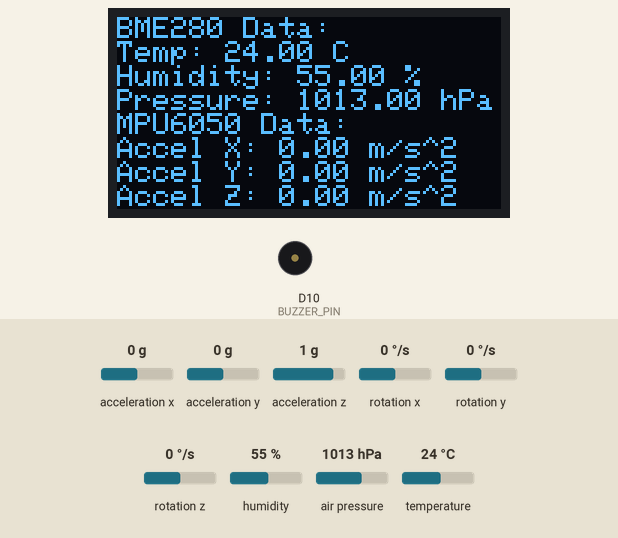
The program below on a simulated Adafruit Feather M0. Parts: 128×64 one-colour display, buzzer (waves = sounding, pin HIGH). The inputs (shaded band) are chosen by the test bench; at power-on: temperature 24 °C, acceleration x 0 g, acceleration y 0 g, acceleration z 1 g, humidity 55 %, air pressure 1013 hPa, rotation x 0 °/s, rotation y 0 °/s, rotation z 0 °/s. The display library's start-up logo is not drawn; what the program prints to the serial monitor is not drawn.

Above: at 3.2 s.
3.3 s: temperature set to 28 °C
At 4.6 s:
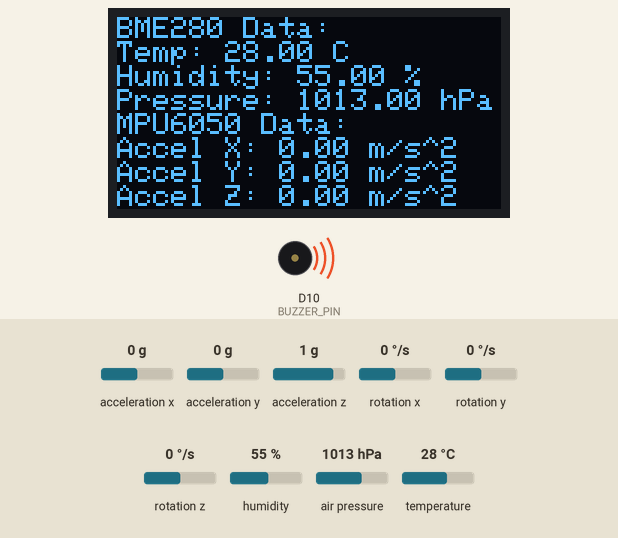
5.6 s: acceleration x set to -1.4 g
At 7.2 s:
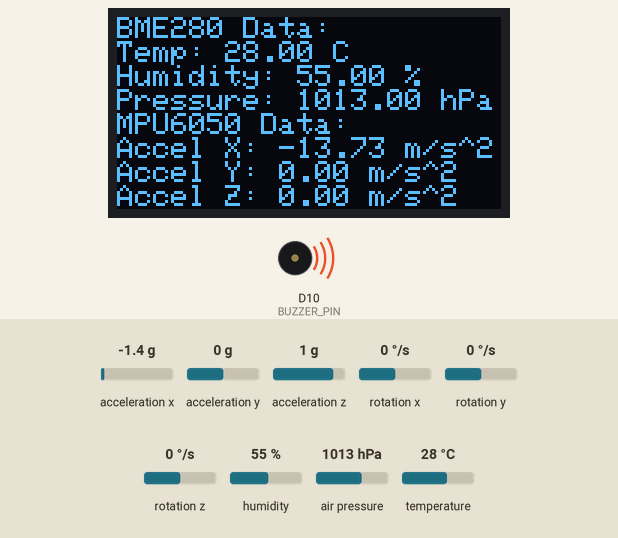
7.6 s: acceleration y set to -1.4 g
At 8.7 s:
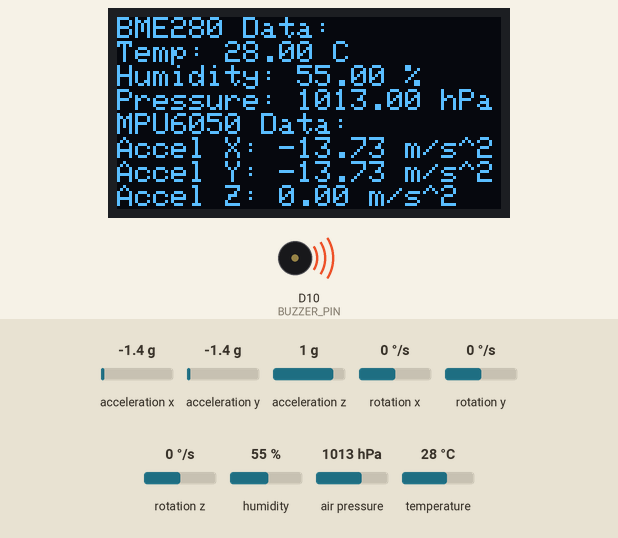
9.6 s: acceleration z set to -1.4 g
At 11.4 s:
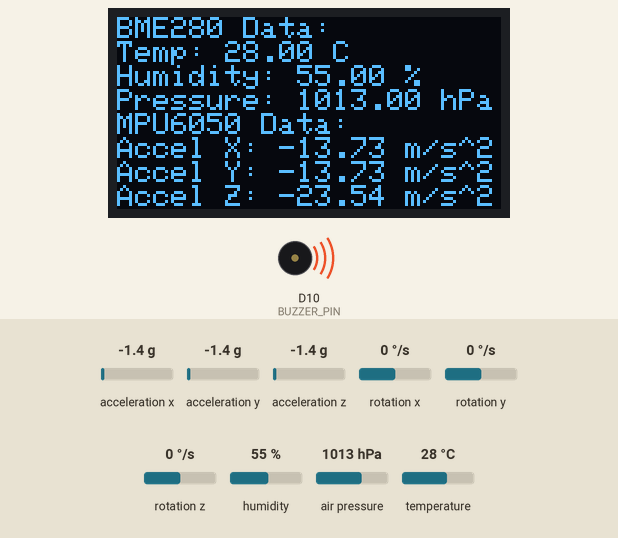
11.7 s: humidity set to 22 %
At 12.9 s:
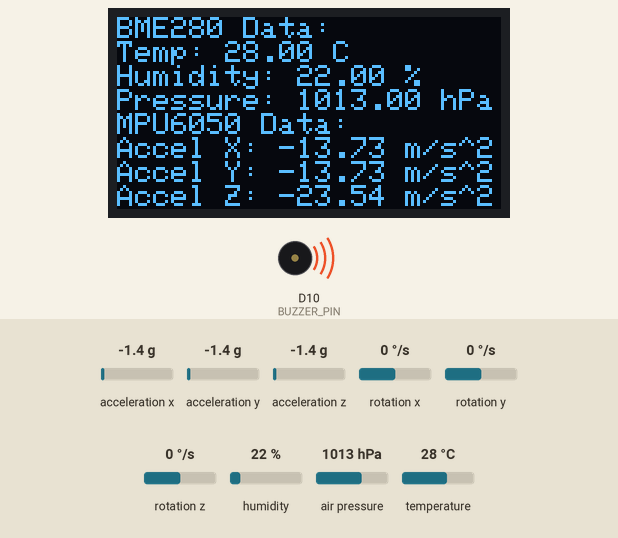
13.7 s: air pressure set to 952 hPa
At 15.6 s:
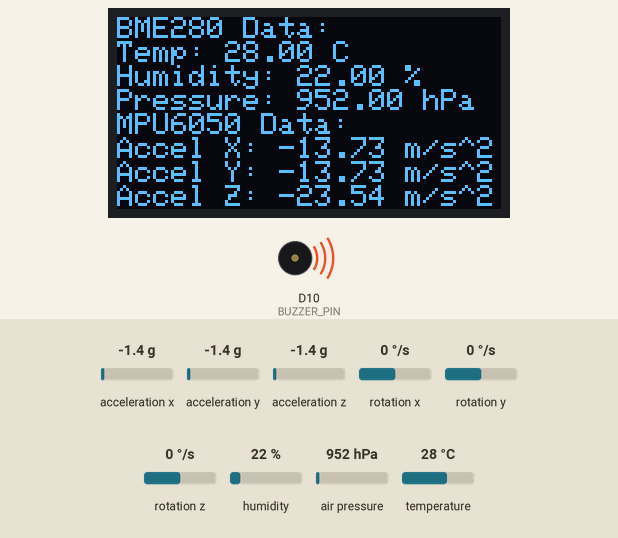
Timing chart, 0 to 16.7 s (numbered marks = the images above; inputs shaded):
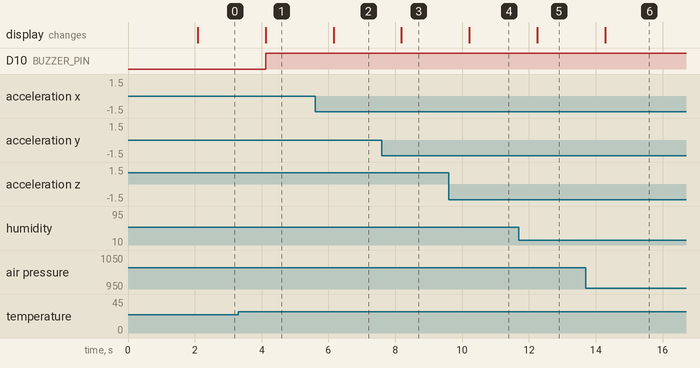

The program:

main.cpp
```cpp
#include <Wire.h>
#include <Adafruit_Sensor.h>
#include <Adafruit_BME280.h>
#include <Adafruit_MPU6050.h>
#include <Adafruit_GFX.h>
#include <Adafruit_SSD1306.h>

#define SCREEN_WIDTH 128 // OLED display width, in pixels
#define SCREEN_HEIGHT 64 // OLED display height, in pixels
#define OLED_RESET     -1 // Reset pin # (or -1 if sharing Arduino reset pin)
Adafruit_SSD1306 display(SCREEN_WIDTH, SCREEN_HEIGHT, &Wire, OLED_RESET);

#define BUZZER_PIN 10 // Define the buzzer pin
#define TEMP_THRESHOLD 24.0 // Temperature threshold in degrees Celsius

Adafruit_BME280 bme; // I2C
Adafruit_MPU6050 mpu;

float initialAccelX = 0.0;
float initialAccelY = 0.0;
float initialAccelZ = 0.0;

void setup() {
  Serial.begin(9600);

  // Initialize the buzzer pin
  pinMode(BUZZER_PIN, OUTPUT);

  // Initialize BME280
  if (!bme.begin(0x76)) {  // Change to 0x77 depending on your board
    Serial.println("Could not find a valid BME280 sensor, check wiring!");
    while (1);
  }

  // Initialize MPU6050
  if (!mpu.begin()) {
    Serial.println("Failed to find MPU6050 chip");
    while (1);
  }

  // Initialize OLED
  if(!display.begin(SSD1306_SWITCHCAPVCC, 0x3C)) { // Change address 0x3C or 0x3D depending on your display
    Serial.println(F("SSD1306 allocation failed"));
    for(;;);
  }
  display.display();
  delay(2000);
  display.clearDisplay();

  // Read and record initial accelerometer values
  sensors_event_t a, g, temp;
  mpu.getEvent(&a, &g, &temp);
  initialAccelX = a.acceleration.x;
  initialAccelY = a.acceleration.y;
  initialAccelZ = a.acceleration.z;
}

void loop() {
  // Read data from the BME280
  float temperature = bme.readTemperature();
  float humidity = bme.readHumidity();
  float pressure = bme.readPressure() / 100.0F;

  // Read data from the MPU6050 and adjust for initial values
  sensors_event_t a, g, temp;
  mpu.getEvent(&a, &g, &temp);
  float accelX = a.acceleration.x - initialAccelX;
  float accelY = a.acceleration.y - initialAccelY;
  float accelZ = a.acceleration.z - initialAccelZ;

  // Display data on OLED
  display.clearDisplay();
  display.setTextSize(1);
  display.setTextColor(SSD1306_WHITE);
  display.setCursor(0,0);

  // Print BME280 data
  display.println("BME280 Data:");
  display.print("Temp: "); display.print(temperature); display.println(" C");
  display.print("Humidity: "); display.print(humidity); display.println(" %");
  display.print("Pressure: "); display.print(pressure); display.println(" hPa");

  // Print MPU6050 data
  display.println("MPU6050 Data:");
  display.print("Accel X: "); display.print(accelX); display.println(" m/s^2");
  display.print("Accel Y: "); display.print(accelY); display.println(" m/s^2");
  display.print("Accel Z: "); display.print(accelZ); display.println(" m/s^2");
  display.display();

  // Buzzer logic for temperature threshold
  if (temperature > TEMP_THRESHOLD) {
    digitalWrite(BUZZER_PIN, HIGH); // Turn the buzzer on
  } else {
    digitalWrite(BUZZER_PIN, LOW);  // Turn the buzzer off
  }

  // Send data over Serial
  Serial.print(millis());
  Serial.print(",");
  Serial.print(temperature);
  Serial.print(",");
  Serial.print(humidity);
  Serial.print(",");
  Serial.print(pressure);
  Serial.print(",");
  Serial.print(accelX);
  Serial.print(",");
  Serial.print(accelY);
  Serial.print(",");
  Serial.println(accelZ);

  delay(2000); // Update every 2 seconds
}
```

Measured:
- after the input at 3.3 s, D10 (BUZZER_PIN): LOW → HIGH after 0.82 s; the display: changes after 0.82 s (image 1)
- after the input at 5.6 s, the display: changes after 0.55 s (image 2)
- after the input at 7.6 s, the display: changes after 0.58 s (image 3)
- after the input at 9.6 s, the display: changes after 0.61 s (image 4)
- after the input at 11.7 s, the display: changes after 0.55 s (image 5)
- after the input at 13.7 s, the display: changes after 0.58 s (image 6)
